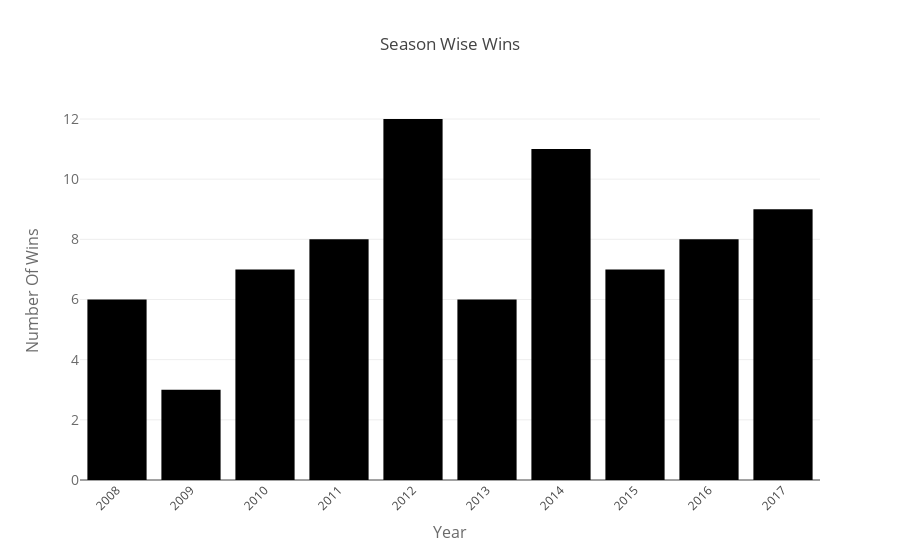

Here is the notebook cell this chart was saved with:
### Code cell
data = [go.Bar(
            x=names,
            y=values,
            marker=dict(color='#000000'), 
            name="Wins",
            
    )]
layout = go.Layout(
    showlegend=False,
    xaxis=dict(tickangle=-45,tickmode='linear',title='Year', titlefont=dict(
            size=16,
            color='rgb(107, 107, 107)'
        )),title='Season Wise Wins',   
         yaxis=dict(
        title='Number Of Wins',
        titlefont=dict(
            size=16,
            color='rgb(107, 107, 107)'
        ),
        tickfont=dict(
            size=14,
            color='rgb(107, 107, 107)'
        )
    ),
)
fig = go.Figure(data=data, layout=layout)

iplot(fig, filename='style-bar')

### Figure 1 — Plotly figure (JSON) as saved in the notebook; plotly's stock layout.template omitted (floating-point values rounded to 4 significant figures)
{"data": [{"marker": {"color": "#000000"}, "name": "Wins", "type": "bar", "uid": "a19b8c4d-539a-4bb1-96d3-13a04cf0b04c", "x": [2008, 2009, 2010, 2011, 2012, 2013, 2014, 2015, 2016, 2017], "y": [6, 3, 7, 8, 12, 6, 11, 7, 8, 9]}], "layout": {"showlegend": false, "title": {"text": "Season Wise Wins"}, "xaxis": {"tickangle": -45, "tickmode": "linear", "title": {"font": {"color": "rgb(107, 107, 107)", "size": 16}, "text": "Year"}}, "yaxis": {"tickfont": {"color": "rgb(107, 107, 107)", "size": 14}, "title": {"font": {"color": "rgb(107, 107, 107)", "size": 16}, "text": "Number Of Wins"}}}}
